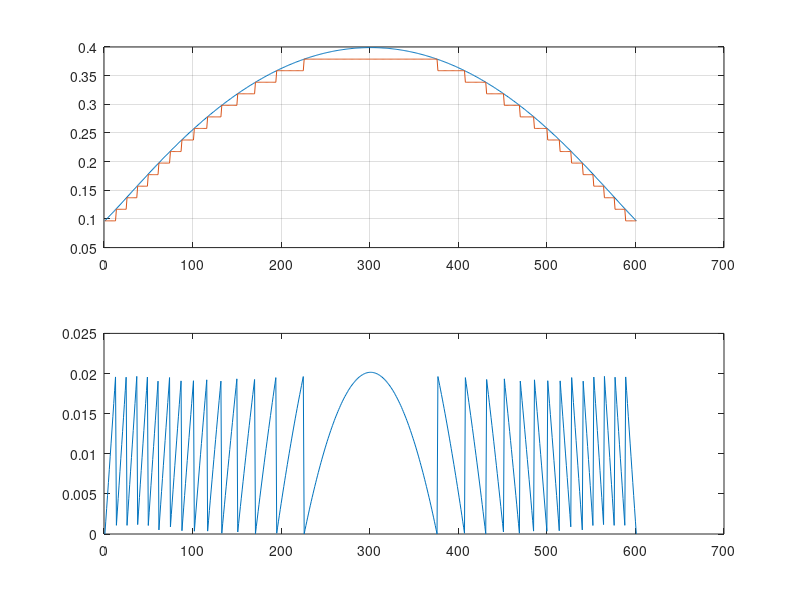

Write MATLAB code to recreate this figure.
%DATA COMMUNICATION(CAECC12)
%MADE BY: TARUN KISHORE
%BRANCH: CSAI-II
%ROLL NO: 2020UCA1876
%EXPERIMENT-4: Study linear and non-linear quantization. Computer quantization error of gaussian signal.

%part b- non- linear quantization
clc;
clear all;
close all;

y=-3:0.01:3;
x = normpdf(y,0,1);

U=255;
xcomp = compand(x,U,max(x));

d = (max(xcomp) - min(xcomp))/15;

for i= 1:length(xcomp)
    start = min(xcomp);
    
    while(start < xcomp(i))
        start =start+d;
    end
   
    if(start == xcomp(i)) xq(i) = start;
    else
        xq(i) = start-d;
    end
end
subplot(2,1,1);
plot(xcomp);
hold('on');
grid ON;
plot(xq);

subplot(2,1,2);
error = xcomp-xq;
plot(error);

totalError = trapz(error);
totalError